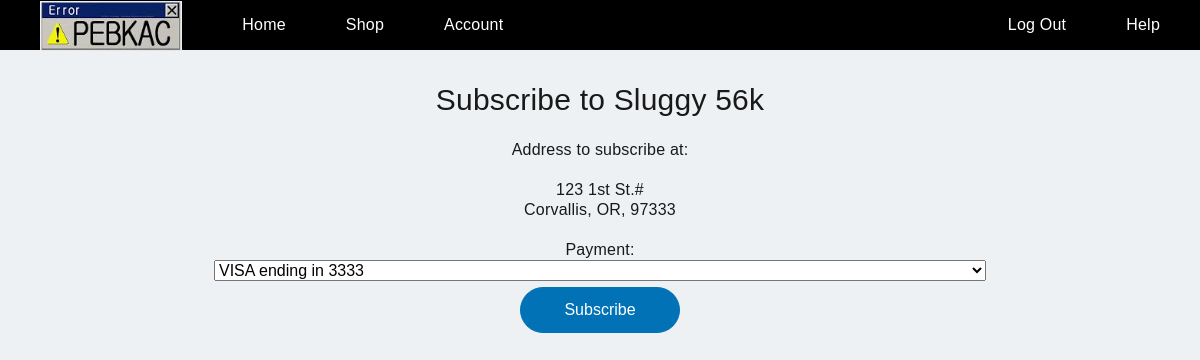
Page /subscribe.php?plan=1 (signed in) on the committed database.
### tables this page shows
CREATE TABLE Plan (
	id				INT AUTO_INCREMENT NOT NULL,
	name			VARCHAR(255),
	price			DECIMAL(9, 2),
	speed			INT,
	added_by		INT,
	PRIMARY KEY (id),
	FOREIGN KEY (added_by) REFERENCES Employee(id) ON DELETE SET NULL
);

CREATE TABLE Customer (
	id				INT AUTO_INCREMENT NOT NULL,
	username		VARCHAR(255) UNIQUE NOT NULL,
    	pass			CHAR(32),
    name			VARCHAR(255) NOT NULL,
	address_id		INT,
	PRIMARY KEY (id),
	FOREIGN KEY (address_id) REFERENCES Address(id) ON DELETE SET NULL
);

CREATE TABLE Address (
	id				INT AUTO_INCREMENT NOT NULL,
	num				INT NOT NULL,
	street			VARCHAR(255) NOT NULL,
	apt_no			INT,
    city			VARCHAR(255) NOT NULL,
	state				CHAR(2) NOT NULL,
	zip				DECIMAL(5) NOT NULL,
	PRIMARY KEY (id)
);

### public/setup.php (called while the page is built, shortened)
<?php
function clean_input($data) {
	$data = trim($data);
	$data = stripslashes($data);
	$data = htmlspecialchars($data);
	return $data;
}

### public/subscribe.php (the view, shortened to what this page needs)
<?php include '_header.php' ?>
<?php
	if(isset($_SESSION['type']) && isset($_SESSION['user']) && $_SESSION['type'] == 'customer') {
		$conn = mysqli_connect(DB_HOST, DB_USER, DB_PASSWORD, DB_NAME);
		$result = mysqli_query($conn, "SELECT c.username, c.name, a.num, a.street, a.apt_no, a.city, a.state, a.zip FROM Customer c LEFT JOIN Address a ON c.address_id = a.id WHERE c.id = " . $_SESSION['id']);
		$userInfo = mysqli_fetch_row($result);
		$planId = mysqli_real_escape_string($conn, $_GET['plan']);
		$result = mysqli_query($conn, 'SELECT name, price, speed FROM Plan WHERE id = ' . $planId);
		if($result) {
			$planInfo = mysqli_fetch_row($result);
			$planName = $planInfo[0];
			echo '<h1>Subscribe to ' . clean_input($planName) . '</h1>';
		}
		echo '<form action="dosubscribe.php"  method="post">';
		echo '<br>Address to subscribe at:<br><br>';
		echo clean_input($userInfo[2]) . ' ' . clean_input($userInfo[3]);
		if(clean_input($userInfo[4]) != '') {
			echo '#' . clean_input($addressInfo[2]);
		}
		echo '<br>';
		echo  clean_input($userInfo[5]) . ', ' .  clean_input($userInfo[6]) . ', ' .  clean_input($userInfo[7]);
		echo '<br><br>';
		$result = mysqli_query($conn, "SELECT id, name, cc_type, cc_number, expiration_date FROM Billing_Info WHERE user_id = " . $_SESSION['id']);
		$num_cards = mysqli_num_rows($result);
		echo 'Payment:';
		if($num_cards > 0) {
			echo '<select name="card">';
			for($i = 0; $i < $num_cards; $i++) {
				$thisCard = mysqli_fetch_row($result);
				echo '<option value = "' . clean_input($thisCard[0]) . '">' . clean_input($thisCard[2]) . ' ending in ' . substr((string)clean_input($thisCard[3]), -4) . '</option>';
			}
			echo '</select>';
			echo '<div class="x-flex__content"><input type="submit" name="action" value="Subscribe" class="x-button--solid"></div>';
		} else {
			echo 'Please <a href="account.php">add a card</a> before subscribing to a plan.';
		}
		echo '</form>';
	}
?>
<?php include '_footer.php' ?>

### rows in the picture
plan: name "Sluggy 56k"
customer: address.num "123", address.street "1st St.", address.city "Corvallis", address.state "OR", address.zip "97333"

### other values in the picture
form field card "VISA ending in 3333"
